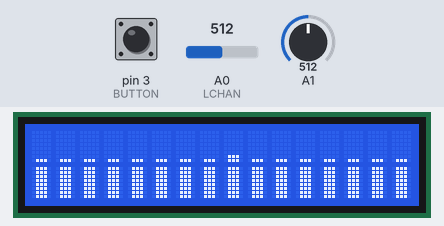
A sketch run on a simulated Arduino Uno, built with avr-gcc and run on an emulated ATmega328P. Shown: 16×2 character LCD. The test bench sets the inputs (shaded band); at power-on: pin 3 (BUTTON) LOW, A0 (LCHAN) = 512, A1 = 512. Random numbers use the default seed unless the sketch sets one.

Above: at 4.09 s.
4.1 s: pin 3 (BUTTON) pulled HIGH for 0.15 s
At 4.9 s:
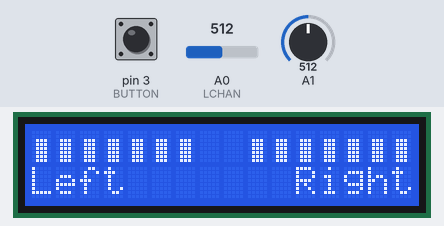
5.7 s: A0 (LCHAN) set to 649
At 6.9 s:
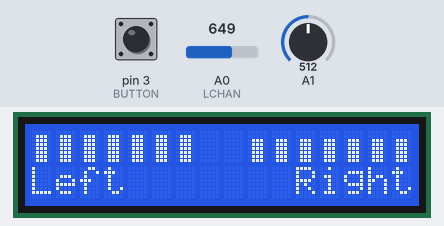
7.2 s: A1 set to 649
At 7.6 s:
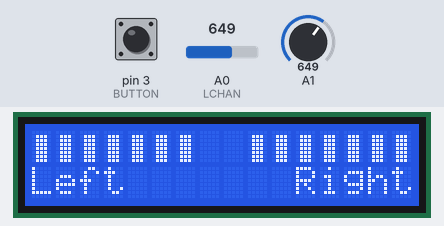
8.7 s: pin 3 (BUTTON) pulled HIGH for 1 s
At 10.04 s:
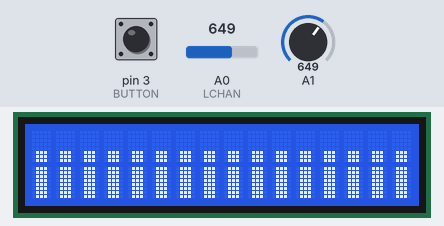
10.3 s: A0 (LCHAN) set to 629
At 10.73 s:
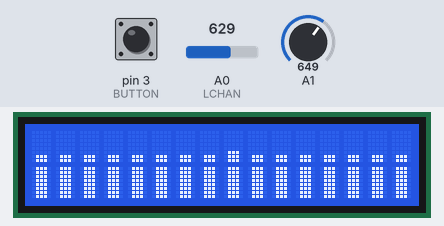
12.1 s: A0 (LCHAN) set to 716
At 14.85 s:
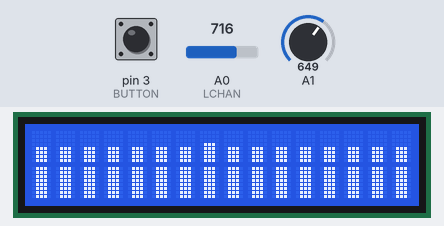

The sketch:

I2C_VU_Meter_MSGEQ7_button.ino
```cpp
/*
** Simple spectrum analyzer for Arduino using MSGEQ7 and 16x2 I2C Character LCD with button
** This example uses F Malpartida's NewLiquidCrystal library. Obtain from:
** https://bitbucket.org/fmalpartida/new-liquidcrystal/downloads
** NOTE:
** Tested on Arduino Uno whose I2C pins are A4==SDA, A5==SCL
** Audio Input at A0, A1 Arduino Uno
** Original code at
** http://forum.arduino.cc/index.php?PHPSESSID=kqhsqkcl3dvshjeikkns3pio46&topic=214051.0
** http://tronixstuff.com/2013/01/31/tutorial-arduino-and-the-msgeq7-spectrum-analyzer/
** modified by zzeromin
** 버튼으로 VU_Meter, LEFT_RIGHT_VU_METER 변화
*/

#include <Wire.h>
#include <LiquidCrystal_I2C.h>

#define I2C_ADDR    0x27 // <<----- Add your address here.  Find it from I2C Scanner
#define BACKLIGHT_PIN     3
#define En_pin  2
#define Rw_pin  1
#define Rs_pin  0
#define D4_pin  4
#define D5_pin  5
#define D6_pin  6
#define D7_pin  7
LiquidCrystal_I2C lcd(I2C_ADDR, En_pin, Rw_pin, Rs_pin, D4_pin, D5_pin, D6_pin, D7_pin);

byte vumetro[8][8];
float vumeters[16];

// The analog pin 0 is used to read value.
int LCHAN = 0;
// The 4 & 5 pins are used for control the integrated.
int strobe = 4;
int reset = 5;
int left[7]; // store band values in these arrays
int right[7];

// LEFT, RIGHT VU Meters
// create custom characters for LCD
byte level1[8] = { 0b00000, 0b00000, 0b00000, 0b00000, 0b00000, 0b00000, 0b00000, 0b11111};
byte level2[8] = { 0b00000, 0b00000, 0b00000, 0b00000, 0b00000, 0b00000, 0b11111, 0b11111};
byte level3[8] = { 0b00000, 0b00000, 0b00000, 0b00000, 0b00000, 0b11111, 0b11111, 0b11111};
byte level4[8] = { 0b00000, 0b00000, 0b00000, 0b00000, 0b11111, 0b11111, 0b11111, 0b11111};
byte level5[8] = { 0b00000, 0b00000, 0b00000, 0b11111, 0b11111, 0b11111, 0b11111, 0b11111};
byte level6[8] = { 0b00000, 0b00000, 0b11111, 0b11111, 0b11111, 0b11111, 0b11111, 0b11111};
byte level7[8] = { 0b00000, 0b11111, 0b11111, 0b11111, 0b11111, 0b11111, 0b11111, 0b11111};
byte level8[8] = { 0b11111, 0b11111, 0b11111, 0b11111, 0b11111, 0b11111, 0b11111, 0b11111};
int band;

// Button
int BUTTON = 3; // 푸쉬버튼 핀 번호
int val_BUTTON = 0; // 버튼 상태를 저장하는 변수
int val_OLD = 0; // 'val'의 이전 상태를 저장하는 변수
int State = 0; // 0이면 VU_Meter, 1이면 LEFT_RIGHT_VU_METER();

void setup()
{
  init_LCD();

  // Built the characters for bars.
  for (int j = 0; j <= 7; j++)
  {
    for (int i = 0; i <= 7; i++)
    {
      if (i <= j)
      {
        vumetro[j][7 - i] = B01110;
      }
      //      { vumetro[j][7-i] = B01010;}  Uncomment this lines for getting other variants for bars.
      //      { vumetro[j][7-i] = B11111;}
      else
      {
        vumetro[j][7 - i] = 0;
      }
    }
  }
  for (int i = 0; i <= 7; i++)
  {
    lcd.createChar(i, vumetro[i]);
  }

  for (int j = 0; j <= 7; j++)
  {
    lcd.setCursor(j, 0);
    lcd.write(j);
    lcd.setCursor(j, 1);
    lcd.write(7);

    pinMode(LCHAN, INPUT);
    pinMode(strobe, OUTPUT);
    pinMode(reset, OUTPUT);
    analogReference(DEFAULT);

    digitalWrite(reset, LOW);
    digitalWrite(strobe, HIGH);
  }
  pinMode(BUTTON, INPUT); // BUTTON을 입력으로 설정
}
void loop() {
  // 버튼을 입력하면 입력 값을 val에 상태를 저장
  val_BUTTON = digitalRead(BUTTON);
  // 입력 상태의 변화를 감지
  if ( (val_BUTTON == HIGH) && (val_OLD == LOW) ) {
    State = 1 - State;
    lcd.clear();
    delay(10);
  }
  val_OLD = val_BUTTON; // 이전 상태를 저장
  // 버튼을 눌렀을 때 버튼 상태가 HIGH면
  if (State == HIGH) {
    LEFT_RIGHT_VU_METER();
    // Show LEFT_RIGHT_VU_METER
  }
  else {
    VU_METER();
    // Show VU_METER
  }
}

void init_LCD() {
  lcd.begin (16, 2); //  <<----- My LCD was 16x2
  // Switch on the backlight
  lcd.setBacklightPin(BACKLIGHT_PIN, POSITIVE);
  lcd.setBacklight(HIGH);

  lcd.clear();
  lcd.createChar(1, level1);
  lcd.createChar(2, level2);
  lcd.createChar(3, level3);
  lcd.createChar(4, level4);
  lcd.createChar(5, level5);
  lcd.createChar(6, level6);
  lcd.createChar(7, level7);
  lcd.createChar(8, level8);

  lcd.home(); // go home
  lcd.print(" VU METER TEST");
  lcd.setCursor(0, 1);       // go to start of 2nd line
  lcd.print(" I2C LCD 16x2");
  delay(500);
  lcd.clear();

  lcd.setCursor(0, 0);       // go to start of 2nd line
  lcd.print(" VU Meter Start");

  int i;
  for ( i = 1; i <= 8; i++ ) {
    lcd.setCursor(i, 1);
    lcd.write(i);
    delay(100);
  }
  for ( i = 1; i <= 8; i++ ) {
    lcd.setCursor(i + 8, 1);
    lcd.write(i);
    delay(100);
  }
  delay(500);
}

void readMSGEQ7()
// Function to read 7 band equalizers
{
  digitalWrite(reset, HIGH);
  digitalWrite(reset, LOW);

  // The read of integrated is done by multiplexing.
  for (int i = 0; i < 7; i++)
  {
    digitalWrite(strobe, LOW);
    delayMicroseconds(5);
    left[i] = analogRead(LCHAN); // store left band reading
    right[i] = analogRead(1); // ... and the right
    digitalWrite(strobe, HIGH);
  }
}

void VU_METER()
{
  readMSGEQ7();

  // It's necesary to interpolate for calculating 16 bars having only 7 values read.
  for (int k = 0; k <= 15; k++)
  {
    switch (k)
    {
      case 0:
        vumeters[k] = left[0] / 64;
        break;

      case 1:
        vumeters[k] = (left[0] / 64 + left[1] / 64) / 2;
        break;

      case 2:
        vumeters[k] = left[1] / 64;
        break;

      case 3:
        vumeters[k] = (left[1] / 64 + left[2] / 64) / 2;
        break;

      case 4:
        vumeters[k] = left[2] / 64;
        break;

      case 5:
        vumeters[k] = (left[1] / 64 + left[2] / 64 + left[3] / 64) / 3;
        break;

      case 6:
        vumeters[k] = (left[2] / 64 + left[3] / 64 + left[4] / 64) / 3;
        break;

      case 7:
        vumeters[k] = random(2) + left[3] / 64;
        break;

      case 8:
        vumeters[k] = random(2) + left[3] / 64;
        break;

      case 9:
        vumeters[k] = (left[2] / 64 + left[3] / 64 + left[4] / 64) / 3;
        break;

      case 10:
        vumeters[k] = (left[3] / 64 + left[4] / 64 + left[5] / 64) / 3;
        break;

      case 11:
        vumeters[k] = left[4] / 64;
        break;

      case 12:
        vumeters[k] = (left[4] / 64 + left[5] / 64) / 2;
        break;

      case 13:
        vumeters[k] = left[5] / 64;
        break;

      case 14:
        vumeters[k] = (left[5] / 64 + left[6] / 64) / 2;
        break;

      case 15:
        vumeters[k] = left[6] / 64;
        break;
    }

    Dibuja_vumetro(k, vumeters[k]);
    delay(2);
  }
}

void Dibuja_vumetro(int posicion, int altura)
{
  if (altura > 7)
  {
    lcd.setCursor(posicion, 1);
    lcd.write(7);
    lcd.setCursor(posicion, 0);
    lcd.write(altura - 8);
  }
  else
  {
    lcd.setCursor(posicion, 1);
    lcd.write(altura);
    lcd.setCursor(posicion, 0);
    lcd.write(32);
  }
}

void LEFT_RIGHT_VU_METER()
{
  lcd.setCursor(0, 1);
  lcd.print("Left");
  lcd.setCursor(11, 1);
  lcd.print("Right");
  readMSGEQ7();
  // display values of left channel on LCD
  for ( band = 0; band < 7; band++ )
  {
    lcd.setCursor(band, 0);
    if (left[band] >= 895) {
      lcd.write(8);
    } else if (left[band] >= 767) {
      lcd.write(7);
    } else if (left[band] >= 639) {
      lcd.write(6);
    } else if (left[band] >= 511) {
      lcd.write(5);
    } else if (left[band] >= 383) {
      lcd.write(4);
    } else if (left[band] >= 255) {
      lcd.write(3);
    } else if (left[band] >= 127) {
      lcd.write(2);
    } else if (left[band] >= 0) {
      lcd.write(1);
    }
  }

  // display values of right channel on LCD
  for ( band = 0; band < 7; band++ )
  {
    lcd.setCursor(band + 9, 0);
    if (right[band] >= 895) {
      lcd.write(8);
    } else if (right[band] >= 767) {
      lcd.write(7);
    } else if (right[band] >= 639) {
      lcd.write(6);
    } else if (right[band] >= 511) {
      lcd.write(5);
    } else if (right[band] >= 383) {
      lcd.write(4);
    } else if (right[band] >= 255) {
      lcd.write(3);
    } else if (right[band] >= 127) {
      lcd.write(2);
    } else if (right[band] >= 0) {
      lcd.write(1);
    }
  }
}
```

Measured:
- after the input at 5.7 s, the display: changes after 0.06 s (image 2)
- after the input at 7.2 s, the display: changes at once (image 3)
- after the input at 8.7 s, the display: first changes at once (image 4 shows a later state)
